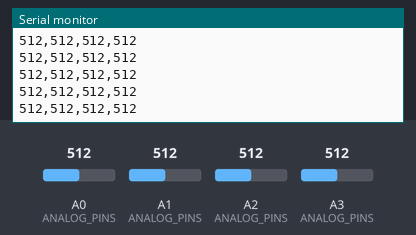
A sketch run on a simulated Arduino Uno, built with avr-gcc and run on an emulated ATmega328P. On the bench: the last lines printed to the serial monitor. The test bench sets the inputs (shaded band); at power-on: A0 (ANALOG_PINS) = 512, A1 (ANALOG_PINS) = 512, A2 (ANALOG_PINS) = 512, A3 (ANALOG_PINS) = 512.

Above: at 1.2 s.
1.3 s: A0 (ANALOG_PINS) set to 716
At 2.4 s:
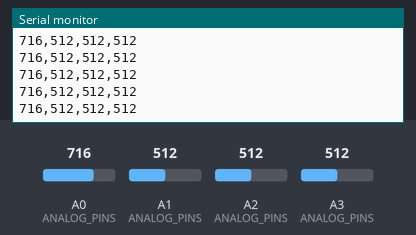
2.8 s: A1 (ANALOG_PINS) set to 716
At 3.9 s:
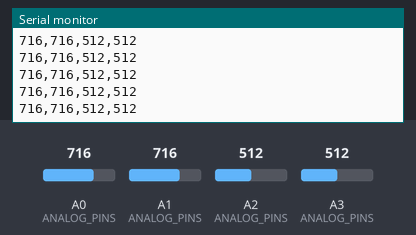
4.3 s: A2 (ANALOG_PINS) set to 716
At 5.1 s:
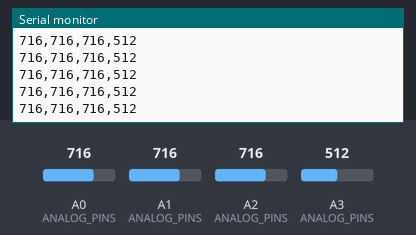
5.8 s: A3 (ANALOG_PINS) set to 716
At 6.9 s:
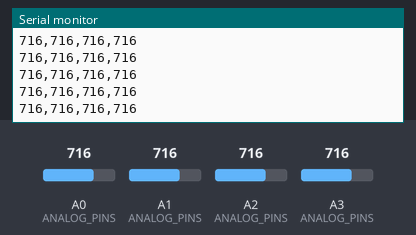
7.3 s: A0 (ANALOG_PINS) set to 992
At 8.2 s:
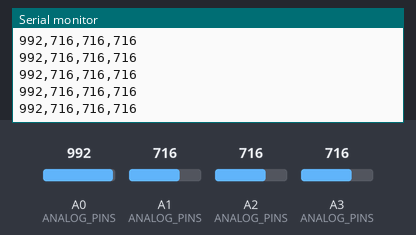
8.8 s: A1 (ANALOG_PINS) set to 992
At 9.6 s:
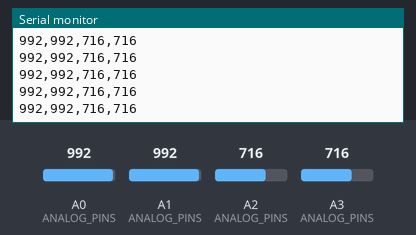
Timing chart, 0 to 11.3 s (numbered marks = the images above; inputs shaded):
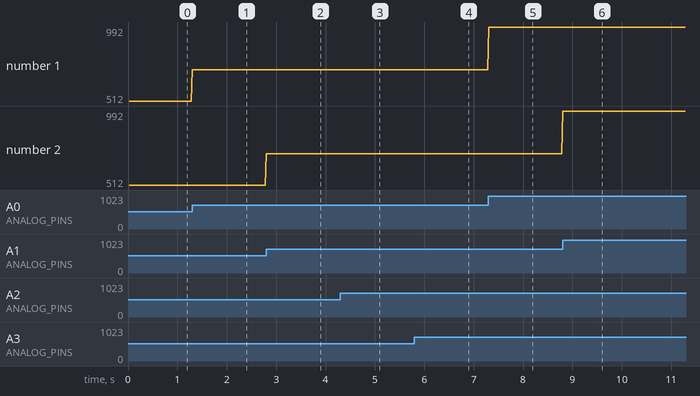

The sketch:

teleop_encoder.ino
```cpp
// SG90 내부 포지션 감지용 가변저항(포텐셔미터)을 엔코더로 재활용해
// 4개 관절(base_shoulder, shoulder_arm1, arm1_arm2, arn2_end_arm)의 각도를
// 아날로그로 읽어 PC(Python)로 스트리밍한다.
//
// 배선: 각 가변저항의 저항 양 끝 2가닥 -> 5V / GND (공용 레일)
//       가변저항 와이퍼(가운데) 1가닥 -> A0 ~ A3 (관절 1개당 1핀)
//
// 출력 포맷: "a0,a1,a2,a3\n" (0~1023 raw ADC 값, 콤마 구분)
// Arduino Uno/Nano 기준, Serial 115200bps

const int NUM_JOINTS = 4;
const int ANALOG_PINS[NUM_JOINTS] = {A0, A1, A2, A3};
const int SAMPLES_PER_READ = 8;      // 노이즈 감소용 평균 샘플 수
const unsigned long SEND_INTERVAL_MS = 20; // 약 50Hz

unsigned long lastSendTime = 0;

int readAveraged(int pin) {
  long sum = 0;
  for (int i = 0; i < SAMPLES_PER_READ; i++) {
    sum += analogRead(pin);
  }
  return sum / SAMPLES_PER_READ;
}

void setup() {
  Serial.begin(115200);
}

void loop() {
  unsigned long now = millis();
  if (now - lastSendTime < SEND_INTERVAL_MS) {
    return;
  }
  lastSendTime = now;

  int values[NUM_JOINTS];
  for (int i = 0; i < NUM_JOINTS; i++) {
    values[i] = readAveraged(ANALOG_PINS[i]);
  }

  for (int i = 0; i < NUM_JOINTS; i++) {
    Serial.print(values[i]);
    if (i < NUM_JOINTS - 1) {
      Serial.print(',');
    }
  }
  Serial.print('\n');
}
```

Measured:
- after the input at 1.3 s, the serial monitor: prints a new line at once (image 1)
- after the input at 2.8 s, the serial monitor: prints a new line at once (image 2)
- after the input at 4.3 s, the serial monitor: prints a new line at once (image 3)
- after the input at 5.8 s, the serial monitor: prints a new line at once (image 4)
- after the input at 7.3 s, the serial monitor: prints a new line at once (image 5)
- after the input at 8.8 s, the serial monitor: prints a new line at once (image 6)
- plotted number 1: 512 → 716 after the input at 1.3 s, 716 → 992 after the input at 7.3 s
